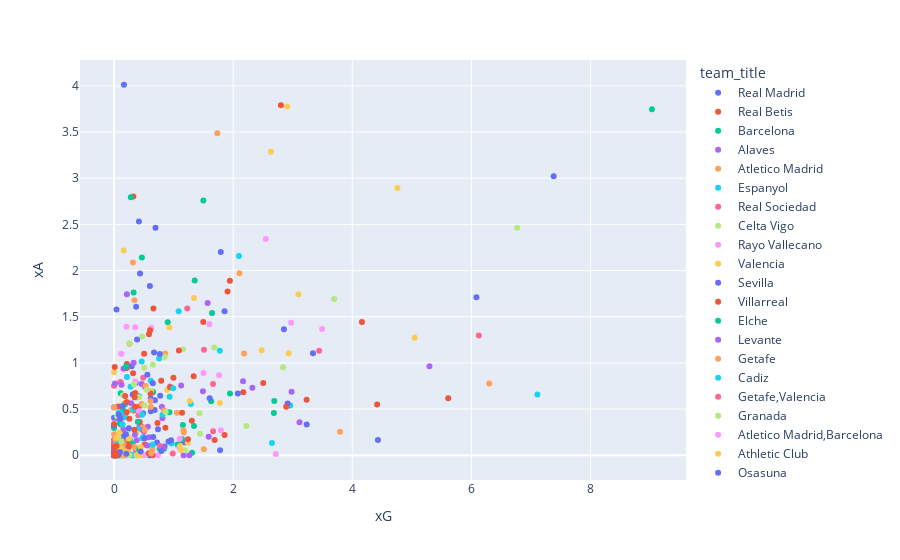

Notebook code cell kept with this figure:
### Code cell
px.scatter(df_all_players,x='xG',y='xA',hover_data=['player_name','team_title'],color='team_title')

### Figure 1 — Plotly figure (JSON) as saved in the notebook; plotly's stock layout.template omitted (floating-point values rounded to 4 significant figures)
{"data": [{"customdata": [["Karim Benzema", "Real Madrid"], ["Vinícius Júnior", "Real Madrid"], ["Marco Asensio", "Real Madrid"], ["Nacho", "Real Madrid"], ["David Alaba", "Real Madrid"], ["Gareth Bale", "Real Madrid"], ["Lucas Vázquez", "Real Madrid"], ["Isco", "Real Madrid"], ["Daniel Carvajal", "Real Madrid"], ["Toni Kroos", "Real Madrid"], ["Ferland Mendy", "Real Madrid"], ["Eduardo Camavinga", "Real Madrid"], ["Thibaut Courtois", "Real Madrid"], ["Eden Hazard", "Real Madrid"], ["Casemiro", "Real Madrid"], ["Luka Modric", "Real Madrid"], ["Marcelo", "Real Madrid"], ["Mariano", "Real Madrid"], ["Jesús Vallejo", "Real Madrid"], ["Luka Jovic", "Real Madrid"], ["Federico Valverde", "Real Madrid"], ["Eder Militão", "Real Madrid"], ["Rodrygo", "Real Madrid"], ["Miguel Gutiérrez", "Real Madrid"], ["Sergio Santos", "Real Madrid"], ["Antonio Blanco", "Real Madrid"]], "hovertemplate": "team_title=%{customdata[1]}<br>xG=%{x}<br>xA=%{y}<br>player_name=%{customdata[0]}<extra></extra>", "legendgroup": "Real Madrid", "marker": {"color": "#636efa", "symbol": "circle"}, "mode": "markers", "name": "Real Madrid", "orientation": "v", "showlegend": true, "type": "scatter", "x": [7.38, 6.084, 2.852, 1.106, 0.4365, 0.6511, 0.7743, 0.3651, 0.4864, 0.6961, 0.6804, 0.8481, 0, 0.523, 0.3701, 0.4175, 0.0614, 0.46, 0, 0.7213, 0.3138, 1.192, 0.6507, 0, 0, 0], "xaxis": "x", "y": [3.021, 1.71, 1.365, 0.1161, 1.968, 0.1146, 0.6451, 0.7845, 0.4558, 2.463, 0.4909, 0.09608, 0, 0.7413, 1.607, 2.532, 0, 0.3124, 0, 0.1375, 0.6582, 0.1377, 0.6835, 0.4074, 0.1211, 0], "yaxis": "y"}, {"customdata": [["Juanmi", "Real Betis"], ["Willian José", "Real Betis"], ["Borja Iglesias", "Real Betis"], ["Nabil Fekir", "Real Betis"], ["Germán Pezzella", "Real Betis"], ["Sergio Canales", "Real Betis"], ["Álex Moreno", "Real Betis"], ["Rodrigo Sánchez", "Real Betis"], ["Kike Hermoso", "Real Betis"], ["Héctor Bellerín", "Real Betis"], ["Cristian Tello", "Real Betis"], ["Claudio Bravo", "Real Betis"], ["Martín Montoya", "Real Betis"], ["Joaquín", "Real Betis"], ["Víctor Ruiz", "Real Betis"], ["Víctor Camarasa", "Real Betis"], ["Marc Bartra", "Real Betis"], ["Rui Silva", "Real Betis"], ["Andrés Guardado", "Real Betis"], ["Aitor Ruibal", "Real Betis"], ["William Carvalho", "Real Betis"], ["Robert", "Real Betis"], ["Juan Miranda", "Real Betis"], ["Diego Lainez", "Real Betis"], ["Paul Akouokou", "Real Betis"], ["Edgar González", "Real Betis"], ["Guido Rodríguez", "Real Betis"], ["José Manuel Calderón", "Real Betis"]], "hovertemplate": "team_title=%{customdata[1]}<br>xG=%{x}<br>xA=%{y}<br>player_name=%{customdata[0]}<extra></extra>", "legendgroup": "Real Betis", "marker": {"color": "#EF553B", "symbol": "circle"}, "mode": "markers", "name": "Real Betis", "orientation": "v", "showlegend": true, "type": "scatter", "x": [4.417, 4.161, 3.233, 2.802, 0.306, 1.945, 0.5046, 1.337, 0.08067, 0.07353, 0.9968, 0, 0.2151, 0.3527, 0.3954, 0.01227, 0.09277, 0, 0.2098, 0.5134, 0.7916, 0.1776, 0.1064, 0, 0.05525, 0.4172, 0.327, 0], "xaxis": "x", "y": [0.5503, 1.442, 0.6018, 3.79, 0, 1.89, 1.1, 0.8545, 0, 0.5276, 0.84, 0.3106, 0.9893, 0.6711, 0.05047, 0, 0.01279, 0, 0.2098, 0.1164, 0.8067, 0, 0.1103, 0, 0.0384, 0.5239, 0.4855, 0.1655], "yaxis": "y"}, {"customdata": [["Memphis Depay", "Barcelona"], ["Anssumane Fati", "Barcelona"], ["Philippe Coutinho", "Barcelona"], ["Sergi Roberto", "Barcelona"], ["Martin Braithwaite", "Barcelona"], ["Sergio Agüero", "Barcelona"], ["Gerard Piqué", "Barcelona"], ["Sergio Busquets", "Barcelona"], ["Frenkie de Jong", "Barcelona"], ["Luuk de Jong", "Barcelona"], ["Ronald Araújo", "Barcelona"], ["Neto", "Barcelona"], ["Marc-André ter Stegen", "Barcelona"], ["Jordi Alba", "Barcelona"], ["Ousmane Dembélé", "Barcelona"], ["Clement Lenglet", "Barcelona"], ["Emerson", "Barcelona"], ["Riqui Puig", "Barcelona"], ["Eric Garcia", "Barcelona"], ["Pedri", "Barcelona"], ["Sergiño Dest", "Barcelona"], ["Óscar Mingueza", "Barcelona"], ["Nico González", "Barcelona"], ["Yusuf Demir", "Barcelona"], ["Gavi", "Barcelona"], ["Álex Balde", "Barcelona"], ["Abdessamad Ezzalzouli", "Barcelona"], ["Ilias Akhomach", "Barcelona"]], "hovertemplate": "team_title=%{customdata[1]}<br>xG=%{x}<br>xA=%{y}<br>player_name=%{customdata[0]}<extra></extra>", "legendgroup": "Barcelona", "marker": {"color": "#00cc96", "symbol": "circle"}, "mode": "markers", "name": "Barcelona", "orientation": "v", "showlegend": true, "type": "scatter", "x": [9.031, 0.9298, 2.69, 1.341, 1.645, 1.156, 1.066, 0.1499, 1.354, 1.142, 0.7637, 0, 0, 0.4669, 0, 0, 0, 0.2049, 0.3823, 0.1203, 1.499, 0.1122, 0.6509, 0.03915, 0.901, 0, 0.2431, 0.07969], "xaxis": "x", "y": [3.747, 0.467, 0.5883, 0.3176, 1.54, 0.3281, 0.1169, 0.4863, 1.892, 0.1725, 0.06917, 0, 0, 2.142, 0, 0.2938, 0, 0, 0.03842, 0, 2.759, 0.6724, 0.6886, 0, 1.441, 0.03332, 0.02042, 0.01072], "yaxis": "y"}, {"customdata": [["Joselu", "Alaves"], ["Víctor Laguardia", "Alaves"], ["Luis Rioja", "Alaves"], ["Mamadou Loum", "Alaves"], ["Matt Miazga", "Alaves"], ["Manu García", "Alaves"], ["Edgar Méndez", "Alaves"], ["Rubén Duarte", "Alaves"], ["John Guidetti", "Alaves"], ["Mamadou Sylla", "Alaves"], ["Tomás Pina", "Alaves"], ["Ximo Navarro", "Alaves"], ["Fernando Pacheco", "Alaves"], ["Florian Lejeune", "Alaves"], ["Alberto Rodríguez", "Alaves"], ["Antonio Moya", "Alaves"], ["Martín Aguirregabiria", "Alaves"], ["Antonio Sivera", "Alaves"], ["Pere Pons", "Alaves"], ["Miguel De la Fuente", "Alaves"], ["Iván Martín", "Alaves"], ["Javier López", "Alaves"], ["Facundo Pellistri", "Alaves"], ["Saul García", "Alaves"]], "hovertemplate": "team_title=%{customdata[1]}<br>xG=%{x}<br>xA=%{y}<br>player_name=%{customdata[0]}<extra></extra>", "legendgroup": "Alaves", "marker": {"color": "#ab63fa", "symbol": "circle"}, "mode": "markers", "name": "Alaves", "orientation": "v", "showlegend": true, "type": "scatter", "x": [5.295, 1.127, 1.572, 1.588, 0.3793, 0.1273, 0.5875, 0.1587, 0.5591, 0.04672, 0.5912, 0.4628, 0, 0.153, 0, 0.2155, 0.07048, 0, 0.5673, 0.8119, 0.039, 0, 0.4284, 0], "xaxis": "x", "y": [0.9627, 0.7566, 1.648, 0.2005, 0.1624, 0.4056, 0.1959, 0.9376, 0.1047, 0.01789, 0, 0.7708, 0, 0.01438, 0, 1.743, 0.396, 0, 0.3078, 0.4008, 0, 0.08996, 0.3103, 0], "yaxis": "y"}, {"customdata": [["Luis Suárez", "Atletico Madrid"], ["Ángel Correa", "Atletico Madrid"], ["Thomas Lemar", "Atletico Madrid"], ["Yannick Carrasco", "Atletico Madrid"], ["Matheus Cunha", "Atletico Madrid"], ["Sime Vrsaljko", "Atletico Madrid"], ["João Félix", "Atletico Madrid"], ["Felipe", "Atletico Madrid"], ["Kieran Trippier", "Atletico Madrid"], ["Rodrigo de Paul", "Atletico Madrid"], ["Geoffrey Kondogbia", "Atletico Madrid"], ["Jan Oblak", "Atletico Madrid"], ["Stefan Savic", "Atletico Madrid"], ["Saúl Ñíguez", "Atletico Madrid"], ["Koke", "Atletico Madrid"], ["Giménez", "Atletico Madrid"], ["Marcos Llorente", "Atletico Madrid"], ["Mario Hermoso", "Atletico Madrid"], ["Renan Lodi", "Atletico Madrid"], ["Héctor Herrera", "Atletico Madrid"], ["Carlos Martín", "Atletico Madrid"]], "hovertemplate": "team_title=%{customdata[1]}<br>xG=%{x}<br>xA=%{y}<br>player_name=%{customdata[0]}<extra></extra>", "legendgroup": "Atletico Madrid", "marker": {"color": "#FFA15A", "symbol": "circle"}, "mode": "markers", "name": "Atletico Madrid", "orientation": "v", "showlegend": true, "type": "scatter", "x": [6.299, 2.105, 2.183, 1.733, 1.164, 1.055, 0.8598, 0.4619, 0.1172, 0.3436, 0.1075, 0, 1.507, 0.2949, 0.4805, 0.643, 0.2599, 0.2856, 0.1609, 0.06452, 0], "xaxis": "x", "y": [0.7781, 1.971, 1.101, 3.487, 0.2717, 0.4605, 1.101, 0.5558, 0.1378, 1.678, 0.08883, 0, 0.06566, 0.1122, 0.3039, 0.05667, 1.207, 0.4895, 0.1808, 0.1281, 0], "yaxis": "y"}, {"customdata": [["Raúl de Tomás", "Espanyol"], ["Aleix Vidal", "Espanyol"], ["Sergi Gómez", "Espanyol"], ["Leandro Cabrera", "Espanyol"], ["Manuel Morlanes", "Espanyol"], ["Adrià Pedrosa", "Espanyol"], ["Yangel Herrera", "Espanyol"], ["Nicolás Melamed", "Espanyol"], ["Diego López", "Espanyol"], ["David López", "Espanyol"], ["Álvaro Vadillo", "Espanyol"], ["Adrián Embarba", "Espanyol"], ["Miguelón", "Espanyol"], ["Sergi Darder", "Espanyol"], ["Dídac Vilá", "Espanyol"], ["Fran Mérida", "Espanyol"], ["Óscar Melendo", "Espanyol"], ["Keidi Bare", "Espanyol"], ["Landry Dimata", "Espanyol"], ["Fernando Calero", "Espanyol"], ["Javi Puado", "Espanyol"], ["Wu Lei", "Espanyol"], ["Víctor Gómez", "Espanyol"], ["Óscar Gil", "Espanyol"], ["Gori", "Espanyol"], ["Lluís Recasens", "Espanyol"], ["Rubén Sánchez", "Espanyol"]], "hovertemplate": "team_title=%{customdata[1]}<br>xG=%{x}<br>xA=%{y}<br>player_name=%{customdata[0]}<extra></extra>", "legendgroup": "Espanyol", "marker": {"color": "#19d3f3", "symbol": "circle"}, "mode": "markers", "name": "Espanyol", "orientation": "v", "showlegend": true, "type": "scatter", "x": [7.108, 0.7568, 0.4094, 0.6498, 0.1186, 0.4637, 0.4744, 0.495, 0, 0.189, 0, 2.098, 0, 0.6175, 0, 0.1106, 0.3188, 0.0784, 0.8127, 0, 0.2691, 0.4198, 0, 0.1759, 0, 0, 0], "xaxis": "x", "y": [0.6569, 1.047, 0.2855, 0.115, 0.4554, 1.016, 0.1854, 0.1994, 0, 0.415, 0, 2.158, 0, 0.8067, 0.04936, 0.1143, 0.4952, 0.4629, 0.4379, 0, 0.1662, 0.6381, 0, 0.1262, 0.07613, 0, 0], "yaxis": "y"}, {"customdata": [["Mikel Oyarzabal", "Real Sociedad"], ["Aritz Elustondo", "Real Sociedad"], ["Alexander Isak", "Real Sociedad"], ["Mikel Merino", "Real Sociedad"], ["Julen Lobete", "Real Sociedad"], ["Adnan Januzaj", "Real Sociedad"], ["Alexander Sørloth", "Real Sociedad"], ["Ander Barrenetxea", "Real Sociedad"], ["David Silva", "Real Sociedad"], ["Zaldúa", "Real Sociedad"], ["Jon Bautista", "Real Sociedad"], ["Mat Ryan", "Real Sociedad"], ["Igor Zubeldia", "Real Sociedad"], ["Remiro", "Real Sociedad"], ["Diego Rico", "Real Sociedad"], ["Jon Guridi", "Real Sociedad"], ["Portu", "Real Sociedad"], ["Ander Guevara", "Real Sociedad"], ["Andoni Gorosabel", "Real Sociedad"], ["Robin Le Normand", "Real Sociedad"], ["Aihen Muñoz", "Real Sociedad"], ["Martín Zubimendi", "Real Sociedad"], ["German Valera", "Real Sociedad"], ["Jon Pacheco Dozagarat", "Real Sociedad"], ["Roberto Navarro", "Real Sociedad"], ["Beñat Turrientes", "Real Sociedad"], ["Cristo Romero", "Real Sociedad"]], "hovertemplate": "team_title=%{customdata[1]}<br>xG=%{x}<br>xA=%{y}<br>player_name=%{customdata[0]}<extra></extra>", "legendgroup": "Real Sociedad", "marker": {"color": "#FF6692", "symbol": "circle"}, "mode": "markers", "name": "Real Sociedad", "orientation": "v", "showlegend": true, "type": "scatter", "x": [6.124, 0.5059, 3.444, 1.229, 0.9849, 1.509, 1.662, 0.4089, 0.4895, 0.03282, 0.04627, 0, 0.1073, 0, 0, 0, 0.9433, 0.07582, 0, 0.771, 0.1429, 0.1821, 0.02149, 0, 0.3672, 0.2343, 0.01158], "xaxis": "x", "y": [1.297, 0.2581, 1.13, 1.589, 0.01966, 1.142, 0.7709, 0.4322, 0.839, 0.2073, 0, 0, 0.7936, 0, 0.04925, 0, 0.7434, 0.1807, 0.7535, 0.1013, 0.1249, 0.1859, 0, 0, 0.05824, 0.07537, 0.09922], "yaxis": "y"}, {"customdata": [["Iago Aspas", "Celta Vigo"], ["Santi Mina", "Celta Vigo"], ["Brais Méndez", "Celta Vigo"], ["Nolito", "Celta Vigo"], ["Denis Suárez", "Celta Vigo"], ["Franco Cervi", "Celta Vigo"], ["Jeison Murillo", "Celta Vigo"], ["Hugo Mallo", "Celta Vigo"], ["Kevin", "Celta Vigo"], ["Néstor Araújo", "Celta Vigo"], ["Fran Beltrán", "Celta Vigo"], ["Okay Yokuslu", "Celta Vigo"], ["Javi Galán", "Celta Vigo"], ["Joseph Aidoo", "Celta Vigo"], ["José Manuel Fontán", "Celta Vigo"], ["Renato Tapia", "Celta Vigo"], ["Miguel Baeza", "Celta Vigo"], ["Augusto Solari", "Celta Vigo"], ["Carlos Domínguez", "Celta Vigo"], ["Matías Dituro", "Celta Vigo"], ["Thiago Galhardo", "Celta Vigo"], ["Hugo Álvarez", "Celta Vigo"]], "hovertemplate": "team_title=%{customdata[1]}<br>xG=%{x}<br>xA=%{y}<br>player_name=%{customdata[0]}<extra></extra>", "legendgroup": "Celta Vigo", "marker": {"color": "#B6E880", "symbol": "circle"}, "mode": "markers", "name": "Celta Vigo", "orientation": "v", "showlegend": true, "type": "scatter", "x": [6.768, 3.696, 1.682, 1.434, 0.4703, 1.442, 0.4166, 0.2581, 0, 0.1378, 0.1202, 0.1045, 0.2398, 0.05083, 0.07246, 0.5382, 0, 0.1497, 0, 0, 0.8486, 0.1347], "xaxis": "x", "y": [2.464, 1.692, 1.167, 0.4548, 1.286, 0.2323, 0.02459, 1.214, 0.11, 0, 0.2064, 0, 0.2743, 0.4235, 0, 0.009203, 0, 0.6504, 0, 0, 1.063, 0], "yaxis": "y"}, {"customdata": [["Falcao", "Rayo Vallecano"], ["Álvaro García", "Rayo Vallecano"], ["Óscar Trejo", "Rayo Vallecano"], ["Randy Nteka", "Rayo Vallecano"], ["Sergi Guardiola", "Rayo Vallecano"], ["Isi Palazón", "Rayo Vallecano"], ["Santiago Comesaña", "Rayo Vallecano"], ["Pathé Ciss", "Rayo Vallecano"], ["Mario Hernández", "Rayo Vallecano"], ["Mario Suárez", "Rayo Vallecano"], ["Bebé", "Rayo Vallecano"], ["Stole Dimitrievski", "Rayo Vallecano"], ["Unai López", "Rayo Vallecano"], ["José Pozo", "Rayo Vallecano"], ["Kévin Rodrigues", "Rayo Vallecano"], ["Iván Balliu", "Rayo Vallecano"], ["Luca Zidane", "Rayo Vallecano"], ["Martín Merquelanz", "Rayo Vallecano"], ["Alejandro Catena", "Rayo Vallecano"], ["Fran García", "Rayo Vallecano"], ["Óscar Valentín", "Rayo Vallecano"], ["Andrés Martín", "Rayo Vallecano"], ["Yacine Qasmi", "Rayo Vallecano"], ["Esteban Saveljich", "Rayo Vallecano"], ["Nikola Maras", "Rayo Vallecano"]], "hovertemplate": "team_title=%{customdata[1]}<br>xG=%{x}<br>xA=%{y}<br>player_name=%{customdata[0]}<extra></extra>", "legendgroup": "Rayo Vallecano", "marker": {"color": "#FF97FF", "symbol": "circle"}, "mode": "markers", "name": "Rayo Vallecano", "orientation": "v", "showlegend": true, "type": "scatter", "x": [2.715, 2.973, 2.548, 1.764, 1.794, 1.601, 1.502, 1.104, 0.2216, 0, 0.6256, 0, 0.3558, 0.1136, 0, 0.2069, 0, 0.1213, 0.4225, 0.3577, 1.096, 0.7349, 0, 0.5001, 0], "xaxis": "x", "y": [0.01327, 1.436, 2.341, 0.8673, 0.2709, 1.419, 0.8899, 0.1786, 0, 0.02531, 1.38, 0, 1.386, 0.3643, 0, 1.391, 0, 1.098, 0.4792, 0.7977, 0.0878, 0, 0, 0, 0], "yaxis": "y"}, {"customdata": [["Carlos Soler", "Valencia"], ["Gonçalo Guedes", "Valencia"], ["José Gayá", "Valencia"], ["Gabriel", "Valencia"], ["Daniel Wass", "Valencia"], ["Maxi Gómez", "Valencia"], ["Hugo Guillamón", "Valencia"], ["Marcos de Sousa", "Valencia"], ["Omar Alderete", "Valencia"], ["Toni Lato", "Valencia"], ["Denis Cheryshev", "Valencia"], ["Cristiano Piccini", "Valencia"], ["Hélder Costa", "Valencia"], ["Jason", "Valencia"], ["Jasper Cillessen", "Valencia"], ["Mouctar Diakhaby", "Valencia"], ["Uros Racic", "Valencia"], ["Manu Vallejo", "Valencia"], ["Thierry Correia", "Valencia"], ["Koba Koindredi", "Valencia"], ["Yunus Musah", "Valencia"], ["Jesús Vázquez", "Valencia"], ["Giorgi Mamardashvili", "Valencia"]], "hovertemplate": "team_title=%{customdata[1]}<br>xG=%{x}<br>xA=%{y}<br>player_name=%{customdata[0]}<extra></extra>", "legendgroup": "Valencia", "marker": {"color": "#FECB52", "symbol": "circle"}, "mode": "markers", "name": "Valencia", "orientation": "v", "showlegend": true, "type": "scatter", "x": [5.047, 2.633, 0.8934, 1.111, 1.777, 1.343, 0.3732, 2.478, 0.3763, 0, 0.6207, 0, 0.177, 0.05974, 0, 0.2484, 0.1502, 0.05277, 0, 0, 0.1725, 0.1391, 0], "xaxis": "x", "y": [1.271, 3.286, 0.707, 0.09905, 0.5654, 1.702, 0.2442, 1.137, 0.08164, 0.04247, 0.6966, 0, 0.5648, 0.1342, 0, 0.02321, 0.09137, 0.116, 0.9014, 0, 0.2191, 0.03007, 0], "yaxis": "y"}, {"customdata": [["Rafa Mir", "Sevilla"], ["Erik Lamela", "Sevilla"], ["Youssef En-Nesyri", "Sevilla"], ["Lucas Ocampos", "Sevilla"], ["Diego Carlos", "Sevilla"], ["Fernando", "Sevilla"], ["Alejandro Gomez", "Sevilla"], ["Ivan Rakitic", "Sevilla"], ["Munir", "Sevilla"], ["Óliver Torres", "Sevilla"], ["Marcos Acuña", "Sevilla"], ["Jesús Navas", "Sevilla"], ["Suso", "Sevilla"], ["Joan Jordán", "Sevilla"], ["Karim Rekik", "Sevilla"], ["Thomas Delaney", "Sevilla"], ["Ludwig Augustinsson", "Sevilla"], ["Bono", "Sevilla"], ["Marko Dmitrovic", "Sevilla"], ["Jules Koundé", "Sevilla"], ["Óscar Rodríguez", "Sevilla"], ["Nemanja Gudelj", "Sevilla"], ["Oussama Idrissi", "Sevilla"], ["Iván Romero", "Sevilla"], ["Pedro Ortiz", "Sevilla"], ["Gonzalo Montiel", "Sevilla"]], "hovertemplate": "team_title=%{customdata[1]}<br>xG=%{x}<br>xA=%{y}<br>player_name=%{customdata[0]}<extra></extra>", "legendgroup": "Sevilla", "marker": {"color": "#636efa", "symbol": "circle"}, "mode": "markers", "name": "Sevilla", "orientation": "v", "showlegend": true, "type": "scatter", "x": [4.43, 1.855, 3.34, 3.234, 1.781, 0.7379, 0.6849, 0.5583, 0.5112, 0.1552, 0.6016, 0.1661, 0.2491, 0.6714, 0.05986, 0.371, 0.03759, 0, 0, 0.2955, 0.6164, 0.03055, 0.1619, 0.6145, 0.617, 0.04128], "xaxis": "x", "y": [0.1654, 1.56, 1.105, 0.3323, 0.05471, 0.2805, 0.5955, 0.873, 0.1848, 0.2033, 1.834, 4.012, 0.2916, 1.112, 0.2025, 0.63, 0.1094, 0.3215, 0, 0.9636, 0.615, 0, 0.05601, 0, 0.4756, 1.577], "yaxis": "y"}, {"customdata": [["Arnaut Danjuma Groeneveld", "Villarreal"], ["Manu Trigueros", "Villarreal"], ["Alberto Moreno", "Villarreal"], ["Francis Coquelin", "Villarreal"], ["Gerard Moreno", "Villarreal"], ["Pau Torres", "Villarreal"], ["Samuel Chukwueze", "Villarreal"], ["Boulaye Dia", "Villarreal"], ["Yeremi Pino", "Villarreal"], ["Etienne Capoue", "Villarreal"], ["Raúl Albiol", "Villarreal"], ["Vicente Iborra", "Villarreal"], ["Moi Gómez", "Villarreal"], ["Gerónimo Rulli", "Villarreal"], ["Mario", "Villarreal"], ["Daniel Parejo", "Villarreal"], ["Paco Alcácer", "Villarreal"], ["Sergio Asenjo", "Villarreal"], ["Alfonso", "Villarreal"], ["Aissa Mandi", "Villarreal"], ["Serge Aurier", "Villarreal"], ["Rubén Peña", "Villarreal"], ["Estupiñán", "Villarreal"], ["Raba", "Villarreal"], ["Juan Foyth", "Villarreal"], ["Nicolas Jackson", "Villarreal"]], "hovertemplate": "team_title=%{customdata[1]}<br>xG=%{x}<br>xA=%{y}<br>player_name=%{customdata[0]}<extra></extra>", "legendgroup": "Villarreal", "marker": {"color": "#EF553B", "symbol": "circle"}, "mode": "markers", "name": "Villarreal", "orientation": "v", "showlegend": true, "type": "scatter", "x": [5.61, 2.504, 1.306, 0.2087, 1.142, 0.9404, 0.6108, 2.169, 1.497, 0.2482, 0, 0.3699, 0.6047, 0, 0.1225, 0.3238, 0.5867, 0, 0.4319, 0.584, 0.3577, 0.2137, 0.187, 0, 0.01166, 0], "xaxis": "x", "y": [0.6181, 0.7813, 0.3741, 0.4646, 0.4597, 0.7359, 0.6698, 0.6819, 1.443, 0.1279, 0, 0, 1.354, 0, 0.3311, 2.801, 1.311, 0, 0.3605, 0.02079, 0.6722, 0.9444, 0.6406, 0.3371, 0.9556, 0], "yaxis": "y"}, {"customdata": [["Lucas Boyé", "Elche"], ["Lucas Pérez", "Elche"], ["Darío Benedetto", "Elche"], ["Enzo Roco", "Elche"], ["Pere Milla", "Elche"], ["Johan Mojica", "Elche"], ["Antonio Barragán", "Elche"], ["Diego González", "Elche"], ["Kiko Casilla", "Elche"], ["Pedro Bigas", "Elche"], ["Pablo Piatti", "Elche"], ["Omar Mascarell", "Elche"], ["Gerard Gumbau", "Elche"], ["Javier Pastore", "Elche"], ["Guido Carrillo", "Elche"], ["Fidel", "Elche"], ["Edgar Badía", "Elche"], ["Gonzalo Verdú", "Elche"], ["Josema", "Elche"], ["Josan", "Elche"], ["Raúl Guti", "Elche"], ["Tete Morente", "Elche"], ["Iván Marcone", "Elche"], ["Helibelton Palacios", "Elche"]], "hovertemplate": "team_title=%{customdata[1]}<br>xG=%{x}<br>xA=%{y}<br>player_name=%{customdata[0]}<extra></extra>", "legendgroup": "Elche", "marker": {"color": "#00cc96", "symbol": "circle"}, "mode": "markers", "name": "Elche", "orientation": "v", "showlegend": true, "type": "scatter", "x": [1.947, 1.631, 2.683, 0.4223, 1.31, 0.2815, 0, 0.07129, 0, 0.1189, 0.02485, 0.3122, 0.04901, 0.1816, 0.8387, 0.3277, 0, 0.1294, 0, 0.09681, 0.3987, 0.08036, 0, 0], "xaxis": "x", "y": [0.6691, 0.5834, 0.4585, 0.06428, 0.02663, 2.794, 0, 0.06254, 0.0509, 0.01977, 0.2229, 0.1248, 0.1798, 0.5502, 0.07042, 1.762, 0, 0, 0.08406, 0.3438, 0.3622, 0.1539, 0, 0.03678], "yaxis": "y"}, {"customdata": [["Morales", "Levante"], ["Roger", "Levante"], ["Enis Bardhi", "Levante"], ["Shkodran Mustafi", "Levante"], ["Rober", "Levante"], ["José Campaña", "Levante"], ["Gonzalo Melero", "Levante"], ["Jorge De Frutos", "Levante"], ["Coke", "Levante"], ["Nemanja Radoja", "Levante"], ["Roberto Soldado", "Levante"], ["Rúben Vezo", "Levante"], ["Óscar Duarte", "Levante"], ["Pepelu", "Levante"], ["Aitor Fernández", "Levante"], ["Carlos Clerc", "Levante"], ["Sergio Postigo", "Levante"], ["Jorge Miramón", "Levante"], ["Nikola Vukcevic", "Levante"], ["Daniel Cárdenas", "Levante"], ["Pablo Martínez", "Levante"], ["Dani Gómez", "Levante"], ["Son", "Levante"], ["Mickaël Malsa", "Levante"], ["Alejandro Cantero", "Levante"], ["Enric Franquesa", "Levante"]], "hovertemplate": "team_title=%{customdata[1]}<br>xG=%{x}<br>xA=%{y}<br>player_name=%{customdata[0]}<extra></extra>", "legendgroup": "Levante", "marker": {"color": "#ab63fa", "symbol": "circle"}, "mode": "markers", "name": "Levante", "orientation": "v", "showlegend": true, "type": "scatter", "x": [2.98, 3.114, 2.322, 0.0398, 1.263, 0.3491, 0.8032, 2.166, 0, 0, 0.8309, 0.1564, 0.2886, 0, 0, 0, 0, 0.01576, 0.008431, 0, 0.3291, 0.489, 0.09596, 0.1251, 1.167, 0], "xaxis": "x", "y": [0.6883, 0.3564, 0.7313, 0, 0, 0.2206, 0.5262, 0.8, 0, 0, 0.08219, 0.2758, 0.5643, 0.1194, 0, 0.5187, 0, 0.7765, 0.03894, 0.01703, 1.002, 0.2697, 0.4076, 0.764, 0, 0], "yaxis": "y"}, {"customdata": [["Enes Ünal", "Getafe"], ["Sandro Ramírez", "Getafe"], ["Stefan Mitrovic", "Getafe"], ["Mathías Olivera", "Getafe"], ["Jaime Mata", "Getafe"], ["Jorge Cuenca", "Getafe"], ["Nyom", "Getafe"], ["Jakub Jankto", "Getafe"], ["Damián Suárez", "Getafe"], ["David Soria", "Getafe"], ["Vitolo", "Getafe"], ["Mauro Arambarri", "Getafe"], ["Carles Aleñá", "Getafe"], ["David Timor", "Getafe"], ["Darío Poveda", "Getafe"], ["Erick Cabaco", "Getafe"], ["Nemanja Maksimovic", "Getafe"], ["Djené Dakonam", "Getafe"], ["Chema Rodríguez", "Getafe"], ["Jonathan Silva", "Getafe"], ["Marc Cucurella", "Getafe"], ["Florentino Luís", "Getafe"], ["Juan Iglesias", "Getafe"], ["Koffi", "Getafe"], ["José Macías", "Getafe"]], "hovertemplate": "team_title=%{customdata[1]}<br>xG=%{x}<br>xA=%{y}<br>player_name=%{customdata[0]}<extra></extra>", "legendgroup": "Getafe", "marker": {"color": "#FFA15A", "symbol": "circle"}, "mode": "markers", "name": "Getafe", "orientation": "v", "showlegend": true, "type": "scatter", "x": [3.794, 1.173, 0.1252, 0.8401, 0.5156, 0.3331, 0, 0.1709, 0.3162, 0, 0.02076, 0.613, 0.5308, 0.2383, 0.06815, 0, 0.6155, 0.01595, 0.02325, 0.02001, 0.1446, 0, 0.01147, 0.02082, 0.1697], "xaxis": "x", "y": [0.2541, 0.2463, 0, 0.4847, 0.2722, 0.0913, 0.09582, 0.1088, 2.087, 0, 0.1702, 0.5876, 0.7501, 0.0158, 0.05172, 0.5174, 0.5238, 0.1051, 0.02377, 0.08532, 0.0662, 0.2286, 0.05816, 0.09863, 0], "yaxis": "y"}, {"customdata": [["Anthony Lozano", "Cadiz"], ["Álvaro Negredo", "Cadiz"], ["Álex Fernández", "Cadiz"], ["Alfonso Espino", "Cadiz"], ["Varazdat Haroyan", "Cadiz"], ["Salvi Sánchez", "Cadiz"], ["Cala", "Cadiz"], ["Florin Andone", "Cadiz"], ["Álvaro Jiménez", "Cadiz"], ["Iván Alejo", "Cadiz"], ["Carlos Akapo", "Cadiz"], ["Isaac Carcelén", "Cadiz"], ["Marcos Mauro", "Cadiz"], ["Jens Jonsson", "Cadiz"], ["Fali", "Cadiz"], ["Alberto Perea", "Cadiz"], ["Jeremías Ledesma", "Cadiz"], ["Victor Chust", "Cadiz"], ["Álvaro Bastida", "Cadiz"], ["Tomás Alarcón", "Cadiz"], ["Milutin Osmajic", "Cadiz"], ["Iván Chapela", "Cadiz"], ["Martín Calderón", "Cadiz"], ["Santiago Arzamendia", "Cadiz"], ["Pedro Benito", "Cadiz"]], "hovertemplate": "team_title=%{customdata[1]}<br>xG=%{x}<br>xA=%{y}<br>player_name=%{customdata[0]}<extra></extra>", "legendgroup": "Cadiz", "marker": {"color": "#19d3f3", "symbol": "circle"}, "mode": "markers", "name": "Cadiz", "orientation": "v", "showlegend": true, "type": "scatter", "x": [2.958, 2.651, 1.29, 1.085, 0.966, 1.776, 0.4712, 0, 0.1027, 0, 0, 0.1433, 0, 0.2164, 0.2769, 0.932, 0, 0.3148, 0, 0.9939, 0.293, 0.06284, 0.05357, 0.02228, 0], "xaxis": "x", "y": [0.5386, 0.1316, 0.5537, 1.559, 0.1276, 1.132, 0.438, 0.05974, 0.06955, 0, 0.0439, 0.3339, 0, 0.8483, 0.7419, 0.6341, 0.01748, 0, 0, 0.7261, 0, 0.1187, 0.01751, 0, 0], "yaxis": "y"}, {"customdata": [["Hugo Duro", "Getafe,Valencia"]], "hovertemplate": "team_title=%{customdata[1]}<br>xG=%{x}<br>xA=%{y}<br>player_name=%{customdata[0]}<extra></extra>", "legendgroup": "Getafe,Valencia", "marker": {"color": "#FF6692", "symbol": "circle"}, "mode": "markers", "name": "Getafe,Valencia", "orientation": "v", "showlegend": true, "type": "scatter", "x": [1.663], "xaxis": "x", "y": [0.2588], "yaxis": "y"}, {"customdata": [["Luis Suárez", "Granada"], ["Jorge Molina", "Granada"], ["Germán Sánchez", "Granada"], ["Rubén Rochina", "Granada"], ["Montoro", "Granada"], ["Darwin Machís", "Granada"], ["Domingos Duarte", "Granada"], ["Antonio Puertas", "Granada"], ["Luis Milla", "Granada"], ["Carlos Bacca", "Granada"], ["Sergio Escudero", "Granada"], ["Quini", "Granada"], ["Aarón", "Granada"], ["Maxime Gonalons", "Granada"], ["Víctor Díaz", "Granada"], ["Santiago Arias", "Granada"], ["Yan Eteki", "Granada"], ["Carlos Neva", "Granada"], ["Monchu", "Granada"], ["Alberto Soro", "Granada"], ["Isma Ruiz", "Granada"], ["Raúl Torrente", "Granada"], ["Luis Abram", "Granada"], ["Luís Maximiano", "Granada"]], "hovertemplate": "team_title=%{customdata[1]}<br>xG=%{x}<br>xA=%{y}<br>player_name=%{customdata[0]}<extra></extra>", "legendgroup": "Granada", "marker": {"color": "#B6E880", "symbol": "circle"}, "mode": "markers", "name": "Granada", "orientation": "v", "showlegend": true, "type": "scatter", "x": [2.837, 2.223, 1.19, 0.6523, 1.157, 0.4194, 0.3766, 0.2599, 0.8673, 0.5526, 0.5061, 0.07284, 0, 0.1222, 0.09235, 0.02277, 0.01248, 0.3692, 0.3336, 0.5114, 0.03193, 0.07823, 0.08542, 0], "xaxis": "x", "y": [0.9516, 0.3158, 0.05321, 0.98, 1.148, 0.6279, 0, 0, 0.4677, 0.7093, 0.9463, 0.2008, 0, 0.1528, 0, 0.05452, 0, 0.6222, 0.7692, 0.54, 0, 0, 0, 0], "yaxis": "y"}, {"customdata": [["Antoine Griezmann", "Atletico Madrid,Barcelona"]], "hovertemplate": "team_title=%{customdata[1]}<br>xG=%{x}<br>xA=%{y}<br>player_name=%{customdata[0]}<extra></extra>", "legendgroup": "Atletico Madrid,Barcelona", "marker": {"color": "#FF97FF", "symbol": "circle"}, "mode": "markers", "name": "Atletico Madrid,Barcelona", "orientation": "v", "showlegend": true, "type": "scatter", "x": [3.493], "xaxis": "x", "y": [1.366], "yaxis": "y"}, {"customdata": [["Iñaki Williams", "Athletic Club"], ["Raúl García", "Athletic Club"], ["Muniain", "Athletic Club"], ["Iñigo Martínez", "Athletic Club"], ["Dani Vivian", "Athletic Club"], ["Dani García", "Athletic Club"], ["Balenziaga", "Athletic Club"], ["Íñigo Lekue", "Athletic Club"], ["De Marcos", "Athletic Club"], ["Yeray Álvarez", "Athletic Club"], ["Mikel Vesga", "Athletic Club"], ["Alex Berenguer", "Athletic Club"], ["Asier Villalibre", "Athletic Club"], ["Unai Simón", "Athletic Club"], ["Unai Núñez", "Athletic Club"], ["Oihan Sancet", "Athletic Club"], ["Unai Vencedor", "Athletic Club"], ["Jon Morcillo", "Athletic Club"], ["Oier Zarraga", "Athletic Club"], ["Nico Williams", "Athletic Club"], ["Julen Agirrezabala", "Athletic Club"], ["Nicolás Serrano", "Athletic Club"], ["Alex Petxarromán", "Athletic Club"]], "hovertemplate": "team_title=%{customdata[1]}<br>xG=%{x}<br>xA=%{y}<br>player_name=%{customdata[0]}<extra></extra>", "legendgroup": "Athletic Club", "marker": {"color": "#FECB52", "symbol": "circle"}, "mode": "markers", "name": "Athletic Club", "orientation": "v", "showlegend": true, "type": "scatter", "x": [4.757, 3.096, 2.905, 1.238, 0.4393, 0.2505, 0.04959, 0.1618, 0.03789, 0.1117, 0.0836, 2.933, 1.123, 0, 0.09382, 0.9291, 0.4494, 0.4037, 0.2079, 1.27, 0, 0.06822, 0], "xaxis": "x", "y": [2.893, 1.743, 3.775, 0.1349, 0, 0.1802, 0.07911, 2.218, 0.189, 0.08361, 0.2445, 1.104, 0.05726, 0, 0.0562, 1.383, 0.08939, 0, 0.04626, 0.5875, 0, 0.09602, 0], "yaxis": "y"}, {"customdata": [["Kike García", "Osasuna"], ["David García", "Osasuna"], ["Roberto Torres", "Osasuna"], ["Ezequiel Ávila", "Osasuna"], ["José Ángel", "Osasuna"], ["Lucas Torró", "Osasuna"], ["Manuel Sánchez", "Osasuna"], ["Jon Moncayola", "Osasuna"], ["Iñigo Pérez", "Osasuna"], ["Javi Martínez", "Osasuna"], ["Ante Budimir", "Osasuna"], ["Robert Ibáñez", "Osasuna"], ["Rubén García", "Osasuna"], ["Javi Ontiveros", "Osasuna"], ["Darko Brasanac", "Osasuna"], ["Oier", "Osasuna"], ["Kike Barja", "Osasuna"], ["Unai García", "Osasuna"], ["Nacho Vidal", "Osasuna"], ["Juan Pérez", "Osasuna"], ["Aridane Hernández", "Osasuna"], ["Sergio Herrera", "Osasuna"], ["Juan Cruz", "Osasuna"], ["Jesús Areso", "Osasuna"], ["Barbero", "Osasuna"], ["Jaume Grau", "Osasuna"]], "hovertemplate": "team_title=%{customdata[1]}<br>xG=%{x}<br>xA=%{y}<br>player_name=%{customdata[0]}<extra></extra>", "legendgroup": "Osasuna", "marker": {"color": "#636efa", "symbol": "circle"}, "mode": "markers", "name": "Osasuna", "orientation": "v", "showlegend": true, "type": "scatter", "x": [2.914, 0.4473, 1.792, 2.078, 0.07887, 0.7939, 0.3864, 0.9573, 0.1431, 0.6564, 0, 0.1986, 1.606, 0.07226, 0.7679, 0.9146, 0.1068, 0.2069, 0.6512, 0, 0.09943, 0, 0.07713, 0, 0, 0], "xaxis": "x", "y": [0.5593, 0.04121, 2.202, 0.6674, 0.4401, 0.04615, 1.253, 0.1616, 0.5337, 0.1983, 0, 0.2279, 0.6184, 0, 1.096, 0.149, 0.3965, 0.01594, 0.7803, 0, 0.03466, 0.01614, 0.01085, 0.04844, 0, 0], "yaxis": "y"}, {"customdata": [["Iddrisu Baba", "Mallorca"], ["Dani Rodríguez", "Mallorca"], ["Fernando Niño", "Mallorca"], ["Pablo Maffeo", "Mallorca"], ["Salva Sevilla", "Mallorca"], ["Ángel", "Mallorca"], ["Lee Kang-In", "Mallorca"], ["Abdón Prats", "Mallorca"], ["Brian Oliván", "Mallorca"], ["Antonio Sánchez", "Mallorca"], ["Amath Diedhiou", "Mallorca"], ["Jaume Costa", "Mallorca"], ["Raíllo", "Mallorca"], ["Jordi Mboula", "Mallorca"], ["Manolo Reina", "Mallorca"], ["Joan Sastre", "Mallorca"], ["Martin Valjent", "Mallorca"], ["Aleix Febas", "Mallorca"], ["Lago Junior", "Mallorca"], ["Aleksander Sedlar", "Mallorca"], ["Takefusa Kubo", "Mallorca"], ["Rodrigo Battaglia", "Mallorca"], ["Matthew Hoppe", "Mallorca"], ["Inigo Ruiz de Galarreta", "Mallorca"], ["Dominik Greif", "Mallorca"], ["Franco Russo", "Mallorca"], ["Josep Gayá", "Mallorca"]], "hovertemplate": "team_title=%{customdata[1]}<br>xG=%{x}<br>xA=%{y}<br>player_name=%{customdata[0]}<extra></extra>", "legendgroup": "Mallorca", "marker": {"color": "#EF553B", "symbol": "circle"}, "mode": "markers", "name": "Mallorca", "orientation": "v", "showlegend": true, "type": "scatter", "x": [1.688, 1.906, 1.856, 0.351, 1.089, 2.891, 0.661, 0.8614, 0.7295, 1.241, 0.3455, 0.02062, 0.009175, 0.2453, 0, 0.04532, 0.2571, 0, 0.6457, 0, 0.3196, 0.01481, 0.04472, 0.3418, 0, 0.2129, 0], "xaxis": "x", "y": [0.1641, 1.772, 0.2201, 0.5251, 1.133, 0.524, 1.589, 0.2976, 0.3481, 0.1729, 0.6286, 0.03474, 0, 0.09725, 0, 0, 0.3945, 0.09218, 0, 0.0241, 0.8876, 0, 0.1003, 0.2767, 0, 0.5759, 0], "yaxis": "y"}, {"customdata": [["Dimitri Foulquier", "Granada,Valencia"]], "hovertemplate": "team_title=%{customdata[1]}<br>xG=%{x}<br>xA=%{y}<br>player_name=%{customdata[0]}<extra></extra>", "legendgroup": "Granada,Valencia", "marker": {"color": "#00cc96", "symbol": "circle"}, "mode": "markers", "name": "Granada,Valencia", "orientation": "v", "showlegend": true, "type": "scatter", "x": [0.202], "xaxis": "x", "y": [0.9618], "yaxis": "y"}, {"customdata": [["Rubén Sobrino", "Cadiz,Valencia"]], "hovertemplate": "team_title=%{customdata[1]}<br>xG=%{x}<br>xA=%{y}<br>player_name=%{customdata[0]}<extra></extra>", "legendgroup": "Cadiz,Valencia", "marker": {"color": "#ab63fa", "symbol": "circle"}, "mode": "markers", "name": "Cadiz,Valencia", "orientation": "v", "showlegend": true, "type": "scatter", "x": [1.492], "xaxis": "x", "y": [0.6934], "yaxis": "y"}, {"customdata": [["Loren Morón", "Espanyol,Real Betis"]], "hovertemplate": "team_title=%{customdata[1]}<br>xG=%{x}<br>xA=%{y}<br>player_name=%{customdata[0]}<extra></extra>", "legendgroup": "Espanyol,Real Betis", "marker": {"color": "#FFA15A", "symbol": "circle"}, "mode": "markers", "name": "Espanyol,Real Betis", "orientation": "v", "showlegend": true, "type": "scatter", "x": [0.6236], "xaxis": "x", "y": [0.02016], "yaxis": "y"}], "layout": {"legend": {"title": {"text": "team_title"}, "tracegroupgap": 0}, "margin": {"t": 60}, "xaxis": {"anchor": "y", "domain": [0, 1], "title": {"text": "xG"}}, "yaxis": {"anchor": "x", "domain": [0, 1], "title": {"text": "xA"}}}}
